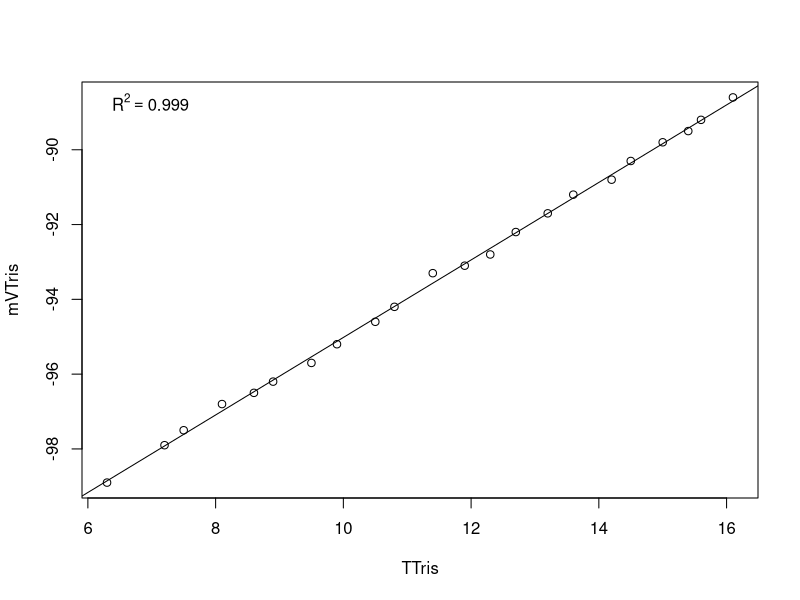
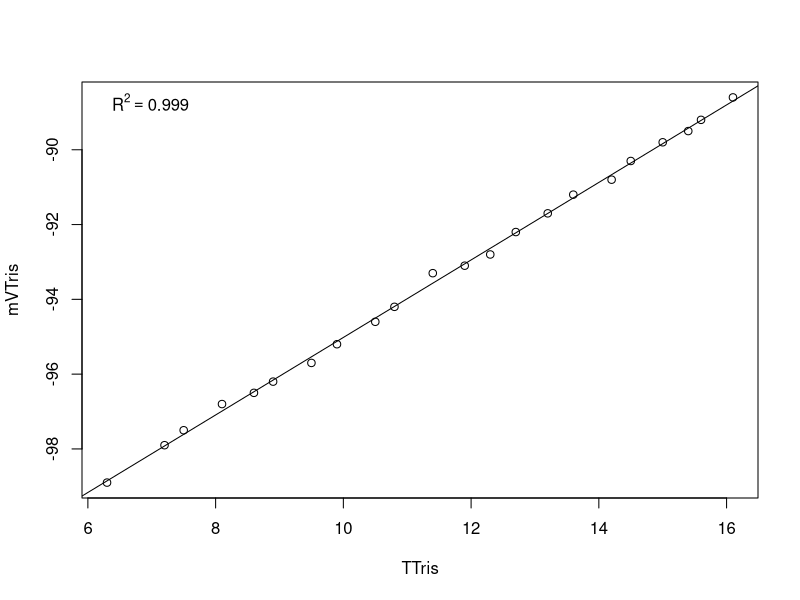

Generate these figures, in order, with R:
# modified for personal Lenovo PC at PT Whitney summer 2019
# last modification on 20250621 by S.Gurr for the OA lab at Downeast Institute
setwd("C:/Users/samjg/Documents/Github_repositories/Pmagellanicus_omics/RAnalysis/Data/Seawater_chemistry/pH_Calibration_Files/") #set working directory
path = "C:/Users/samjg/Documents/Github_repositories/Pmagellanicus_omics/RAnalysis/Data/Seawater_chemistry/pH_Calibration_Files/"

# change line 7
Calib.Data <-read.table("20250623.csv", header=TRUE, sep=",", na.string="NA", as.is=TRUE) #reads in the data files
model <-lm(mVTris ~ TTris, data=Calib.Data) #runs a linear regression of mV as a function of temperature
coe <- coef(model) #extracts the coeffecients
R2<-summary(model)$r.squared

plot(mVTris ~ TTris, data=Calib.Data)
abline(lm(mVTris ~ TTris, data=Calib.Data))
legend('topleft', legend = bquote(R^2 == .(format(R2, digits = 3))), bty='n')

# change line 17. done.
pdf(paste0(path,"20250623.pdf"))
plot(mVTris ~ TTris, data=Calib.Data)
abline(lm(mVTris ~ TTris, data=Calib.Data))
legend('topleft', legend = bquote(R^2 == .(format(R2, digits = 3))), bty='n')
dev.off()